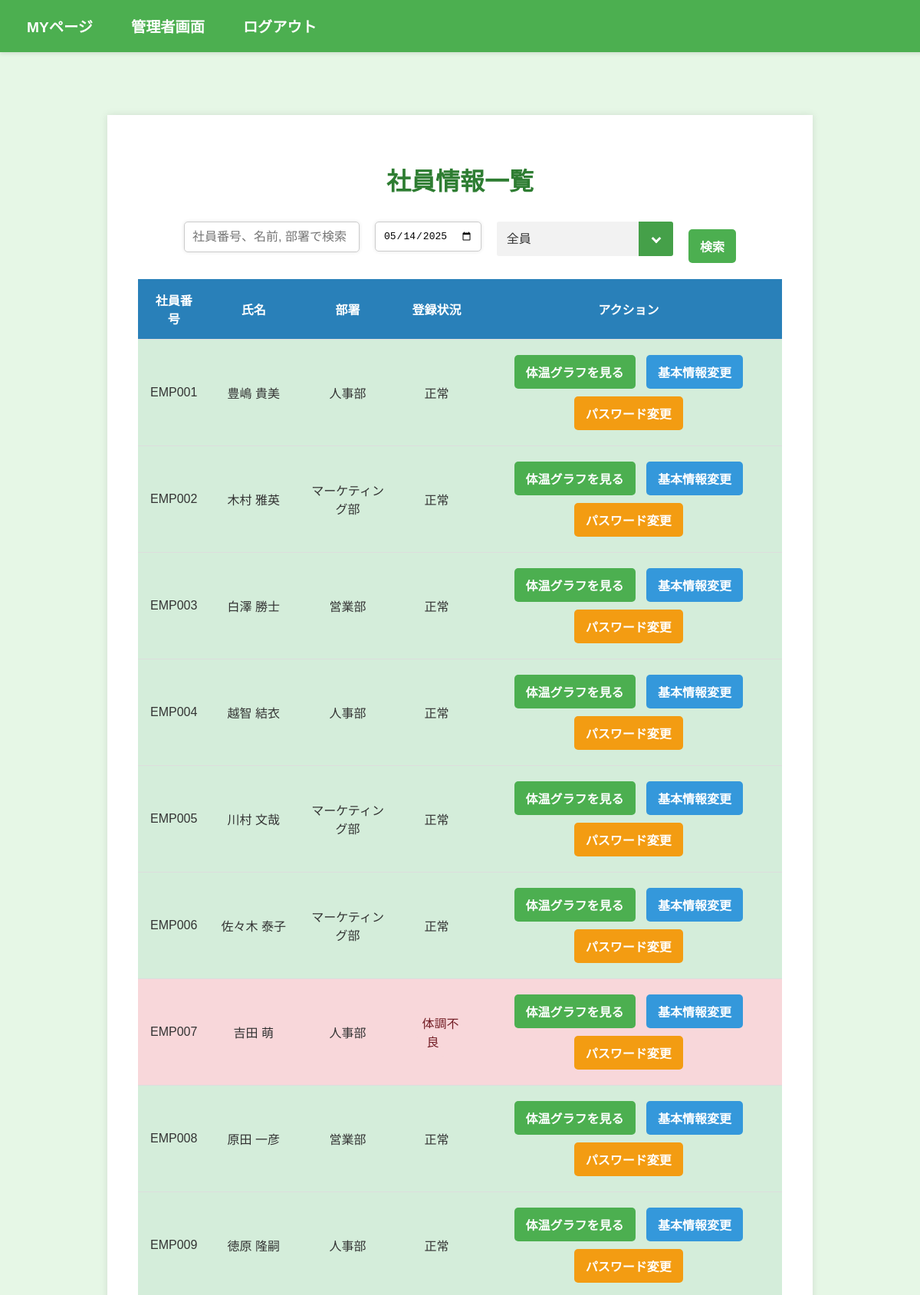
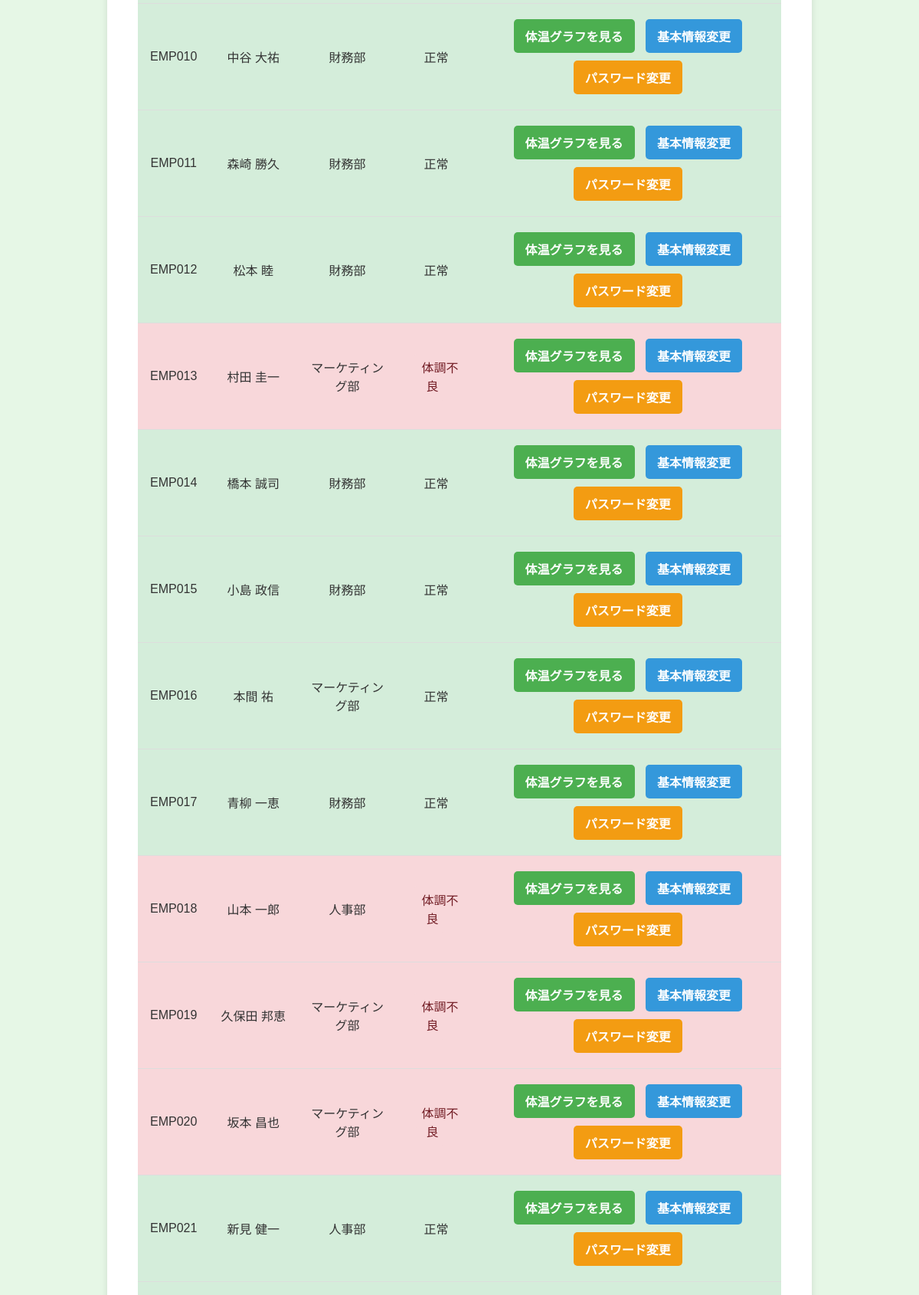
Page /view_employee (signed in, upper part) on the committed database (2 pictures, top to bottom).
### models.py (models this page shows, shortened)
class User(UserMixin, db.Model):
    __tablename__ = 'user'
    id = db.Column(db.Integer, primary_key=True)
    password_hash = db.Column(db.String(128), nullable=False)
    is_admin = db.Column(db.Boolean, default=False)
    employee_number = db.Column(db.String(100), unique=True, nullable=False)
    department = db.Column(db.String(100), nullable=False)
    name = db.Column(db.String(100), nullable=False)
    phone = db.Column(db.String(15), nullable=False)
    email = db.Column(db.String(120), unique=True, nullable=False)

### routes.py (the view)
@app.route("/view_employee", methods=["GET"])
@login_required
def view_employee():
    check_result = check_admin_permission()  # 権限チェック
    if check_result:
        return check_result  # アクセス拒否の場合はリダイレクト
    query = request.args.get('query', '').strip()
    date_query = request.args.get('date', '').strip()
    filter_option = request.args.get('filter', 'all').strip()  # デフォルトは "all"
    if not date_query:
        date_query = datetime.now().strftime('%Y-%m-%d')
    date_query_obj = datetime.strptime(date_query, '%Y-%m-%d').date()
    department_alias = aliased(Department)
    base_query = (
        db.session.query(
            User.id,
            User.employee_number,
            User.department,
            User.name,
            func.coalesce(HealthRecord.flag, literal(2)).label('flag'),  # 未登録者は flag=2
            department_alias.name.label('department_name')
        )
        .outerjoin(HealthRecord, and_(
            HealthRecord.user_id == User.id,
            func.date(HealthRecord.date) == date_query_obj  # 本日の日付でフィルタ
        ))
        .outerjoin(department_alias, User.department == department_alias.abbreviation)
        .filter(
            or_(
                User.employee_number.like(f'%{query}%'),
                User.name.like(f'%{query}%'),
                department_alias.name.like(f'%{query}%')
            )
        )
    )
    if filter_option == "all":
        pass
    elif filter_option == "unregistered":
        base_query = base_query.filter(HealthRecord.id.is_(None))
    elif filter_option == "healthy":
        base_query = base_query.filter(and_(
            HealthRecord.flag == 0,
            HealthRecord.id.isnot(None)  # データが存在することを確認
        ))
    elif filter_option == "unwell":
        base_query = base_query.filter(and_(
            HealthRecord.flag == 1,
            HealthRecord.id.isnot(None)  # データが存在することを確認
        ))
    employees = base_query.distinct(User.id).all()
    if not employees:
        flash('指定された社員は見つかりませんでした。', 'info')
    return render_template(
        'view_employee.html',
        employees=employees,
        today=date_query,
        filter_option=filter_option
    )

### routes.py (called while the page is built)
def check_admin_permission():
    if not current_user.is_admin:
        flash("このページにアクセスする権限がありません。", 'error')
        return redirect(url_for('index'))
    return None  # 管理者の場合は何もしない

@login_manager.user_loader
def load_user(user_id):
    return User.query.get(int(user_id))

### templates/view_employee.html (shortened to what this page needs)
{% extends "base.html" %}
{% block content %}
    <div class="container">
        <h1>社員情報一覧</h1>
        <form method="GET" action="{{ url_for('view_employee') }}" id="employee-search-form" class="d-flex align-items-center mb-3">
            <div class="input-group mb-3 mr-2">
                <input type="text" class="form-control" placeholder="社員番号、名前, 部署で検索" name="query" value="{{ request.args.get('query', '') }}" style="max-width: 400px;">
            </div>
            <div class="input-group mb-3 mr-2">
                <input type="date" class="form-control" id="date-input" name="date" value="{{ request.args.get('date', today) }}" style="max-width: 400px;">
            </div>
            <div class="input-group mb-3  selectbox-1">
                <select class="form-select" name="filter" style="max-width: 200px;">
                    <option value="all" {% if filter_option == 'all' %}selected{% endif %}>全員</option>
                </select>
            </div>
            <div class="search">
                <button class="btn btn-primary" type="submit">検索</button>
            </div>
        </form>
        <table class="table">
            <thead>
                <tr>
                    <th>社員番号</th>
                    <th>氏名</th>
                    <th>部署</th>
                    <th>登録状況</th>
                    <th>アクション</th>
                </tr>
            </thead>
            <tbody>
                {% for employee in employees %}
                <tr
                    {% if employee.flag == 2 %}
                        style="background-color: #fff3cd;"
                    {% elif employee.flag == 1 %}
                        style="background-color: #f8d7da;"
                    {% elif employee.flag == 0 %}
                        style="background-color: #d4edda;"
                    {% endif %}
                >
                    <td>{{ employee.employee_number }}</td>
                    <td>{{ employee.name }}</td>
                    <td>{{ employee.department_name }}</td>
                    <td style="text-align: center;">
                        {% if employee.flag == 2  %}
                            <span class="text-muted">未登録</span>
                        {% elif employee.flag == 1 %}
                            <span class="text-danger">体調不良</span>
                        {% elif employee.flag == 0 %}
                            <span class="text-success">正常</span>
                        {% endif %}
                    </td>
                    <td style="text-align: center;">
                        <a href="{{ url_for('employee_graph', employee_id=employee.id) }}" class="btn btn-primary">体温グラフを見る</a>
                        <a href="{{ url_for('change_info', employee_id=employee.id) }}" class="btn btn-secondary">基本情報変更</a>
                        <a href="{{ url_for('change_password', employee_id=employee.id) }}" class="btn btn-warning">パスワード変更</a>
                    </td>
                </tr>
                {% endfor %}
            </tbody>
        </table>
    </div>
{% endblock %}

### static/css/style.css (style rules this page uses)
body { font-family: Arial, sans-serif; margin: 0; padding: 0; background-color: #e6f7e6; color: #333; }
.container { width: 70%; margin: 150px auto; padding: 40px; background-color: #fff; box-shadow: 0 0 10px rgba(0, 0, 0, 0.1); }
h1, h2 { color: #2e7d32; text-align: center; }
form { margin: 20px 0; text-align: center; }
input { margin: 10px 0; padding: 10px; font-size: 1em; border-radius: 5px; border: 1px solid #a5d6a7; box-shadow: 0 0 5px rgba(0, 0, 0, 0.1); }
select { width: 70%; }
input[type="text"], input[type="password"], input[type="email"] { width: 70%; box-sizing: border-box; }
button, .btn { width: auto; padding: 10px 15px; font-size: 1rem; border-radius: 5px; text-transform: uppercase; font-weight: bold; background-color: #4CAF50; border: none; color: white; }
.table { width: 100%; margin-bottom: 20px; border-collapse: collapse; }
.table th, .table td { padding: 15px; text-align: center; border-bottom: 1px solid #ddd; }
.table th { background-color: #2980b9; color: #fff; }
a.btn { display: inline-block; padding: 10px 15px; margin: 5px; color: #fff; text-decoration: none; border-radius: 5px; }
a.btn-primary, a.btn-success, a.btn-danger, a.btn-warning, a.btn-info { background-color: #4CAF50; }
a.btn-secondary { background-color: #3498db; }
a.btn-warning { background-color: #f39c12; }
.input-group { display: flex; align-items: center; margin-bottom: 20px; }
.input-group .form-control { flex: 1; max-width: 97%; }
.form-control { width: 97%; padding: 10px; margin-bottom: 15px; border-radius: 5px; border: 1px solid #ccc; }
.text-danger, .flash-message { margin-bottom: 15px; padding: 10px; background-color: #f8d7da; color: #721c24; border-radius: 5px; list-style:none; }
.search { padding-top: 20px; }
.selectbox-1 { position: relative; }
.selectbox-1::before, .selectbox-1::after { position: absolute; content: ''; pointer-events: none; }
.selectbox-1::before { display: inline-block; right: 0; width: 2.8em; height: 2.8em; border-radius: 0 3px 3px 0; background-color: #45a049; }
.selectbox-1::after { position: absolute; top: 50%; right: 1.4em; transform: translate(50%, -50%) rotate(45deg); width: 6px; height: 6px; border-bottom: 3px solid #fff; border-right: 3px solid #fff; }
.selectbox-1 select { appearance: none; min-width: 230px; height: 2.8em; padding: .4em 3.6em .4em .8em; border: none; border-radius: 3px; background-color: #f2f2f2; color: #333; font-size: 1em; cursor: pointer; }

### templates/view_employee.html (style rules this page uses)
#employee-search-form { display: flex; align-items: center; justify-content: center; gap: 20px; }
#employee-search-form .input-group { margin-bottom:0px; }

### rows in the picture
User: employee_number "EMP001", name "豊嶋 貴美", department_name "人事部", shows "正常"
User: employee_number "EMP002", name "木村 雅英", department_name "マーケティング部", shows "正常"
User: employee_number "EMP003", name "白澤 勝士", department_name "営業部", shows "正常"
User: employee_number "EMP004", name "越智 結衣", department_name "人事部", shows "正常"
User: employee_number "EMP005", name "川村 文哉", department_name "マーケティング部", shows "正常"
User: employee_number "EMP006", name "佐々木 泰子", department_name "マーケティング部", shows "正常"
User: employee_number "EMP007", name "吉田 萌", department_name "人事部", shows "体調不良"
User: employee_number "EMP008", name "原田 一彦", department_name "営業部", shows "正常"
User: employee_number "EMP009", name "徳原 隆嗣", department_name "人事部", shows "正常"
User: employee_number "EMP010", name "中谷 大祐", department_name "財務部", shows "正常"
User: employee_number "EMP011", name "森崎 勝久", department_name "財務部", shows "正常"
User: employee_number "EMP012", name "松本 睦", department_name "財務部", shows "正常"
User: employee_number "EMP013", name "村田 圭一", department_name "マーケティング部", shows "体調不良"
User: employee_number "EMP014", name "橋本 誠司", department_name "財務部", shows "正常"
User: employee_number "EMP015", name "小島 政信", department_name "財務部", shows "正常"
User: employee_number "EMP016", name "本間 祐", department_name "マーケティング部", shows "正常"
User: employee_number "EMP017", name "青柳 一恵", department_name "財務部", shows "正常"
User: employee_number "EMP018", name "山本 一郎", department_name "人事部", shows "体調不良"
User: employee_number "EMP019", name "久保田 邦恵", department_name "マーケティング部", shows "体調不良"
User: employee_number "EMP020", name "坂本 昌也", department_name "マーケティング部", shows "体調不良"
User: employee_number "EMP021", name "新見 健一", department_name "人事部", shows "正常"
